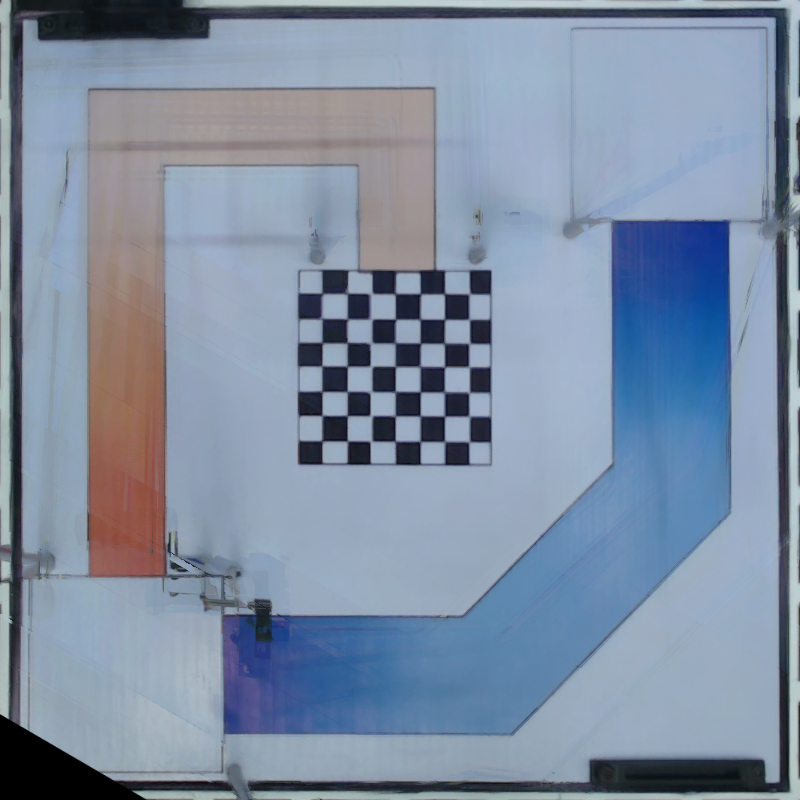
#> input picture ponyslayer/final.png, 800 x 800 px, found by its file name
$ python DBSCAN.py
#> lines starting #> are read from the running program, lines starting #| are printed output that depends on the picture; after the words box and inside, x2 and y2 are one past the last pixel; in counts of white or black regions, pixels touching at a corner belong together
#> further down, frame is the input picture: shape (800, 800, 3); mean B, G, R 163.2, 142.4, 127.2
print(__doc__)
import numpy as np
from sklearn.cluster import DBSCAN
from sklearn.preprocessing import StandardScaler
import cv2
import random
import imutils
def cluster_grap(frame, visualize = False, esp_value=0.7, min_samples=500, N=1000):
#> called with visualize = True, esp_value = 0.7, min_samples = 500, N = 1000
    original_height = frame.shape[0]
#> original_height = 800
    HSV = cv2.cvtColor(frame, cv2.COLOR_BGR2HSV)
#> HSV: shape (800, 800, 3); mean H, S, V 100.6, 65.5, 165.8
    H, S, V = cv2.split(HSV)
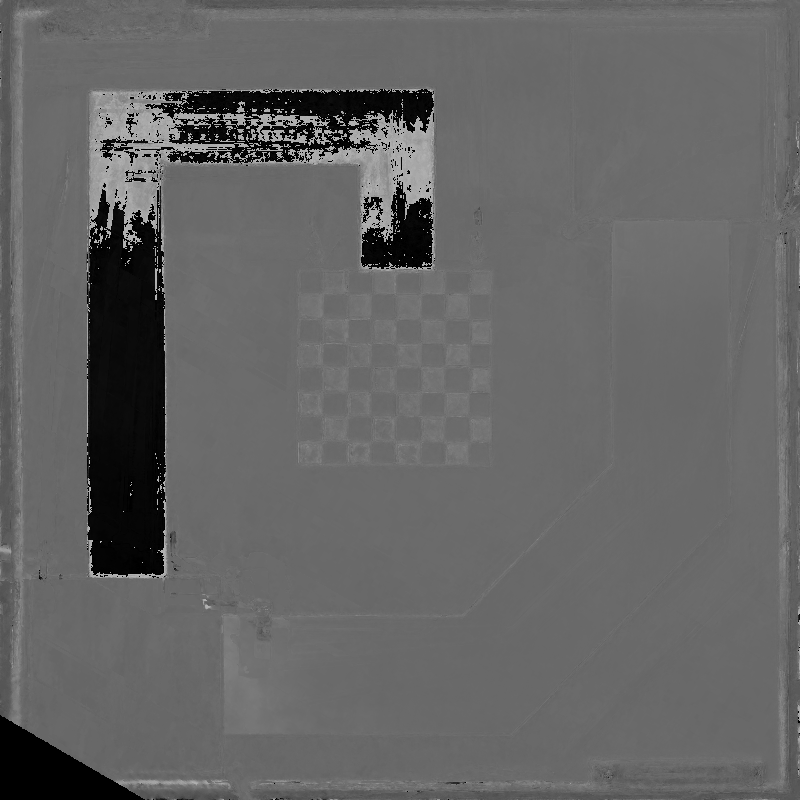
#> H: shape (800, 800); min 0, max 179, mean 100.6
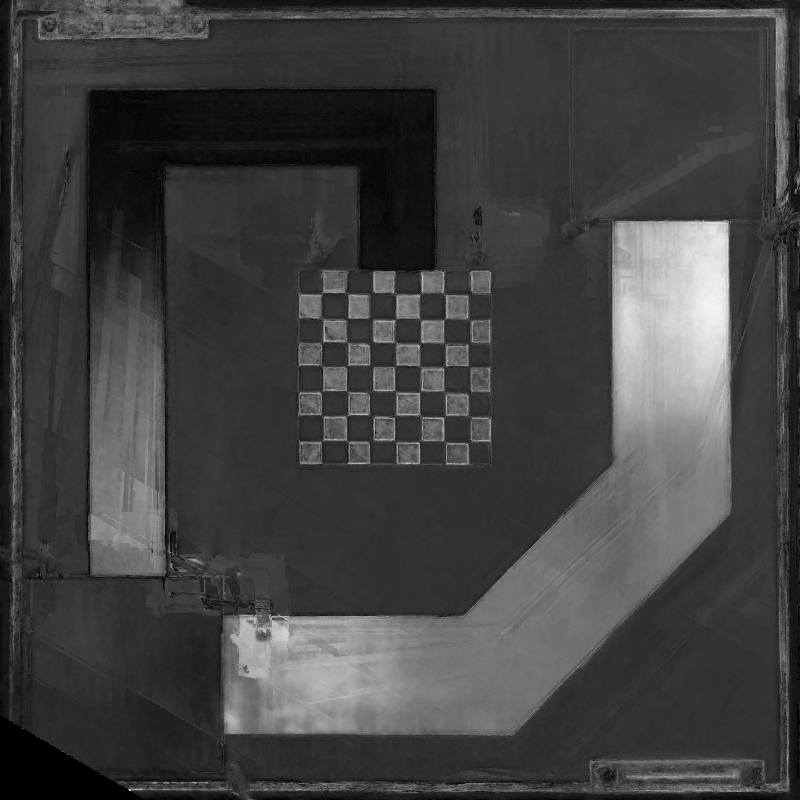
#> S: shape (800, 800); min 0, max 255, mean 65.5
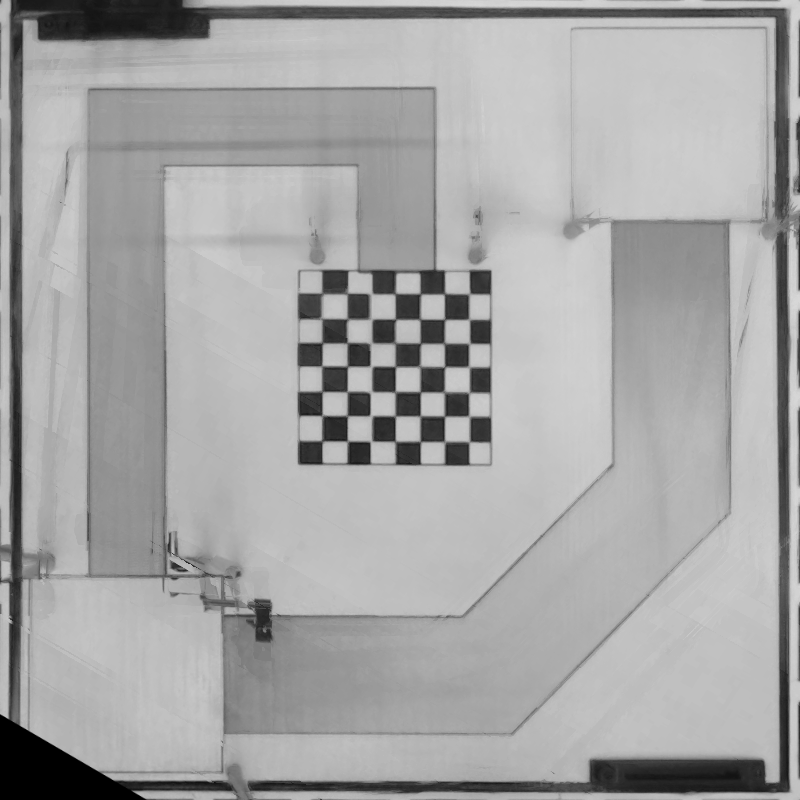
#> V: shape (800, 800); min 0, max 216, mean 165.8
    X_base = []
    index_list_base = []
    for i in range(N):
        y = random.randrange(0, H.shape[0] - 1)
        x = random.randrange(0, H.shape[1] - 1)
        point = (x, y)
        X_base.append((H[point], S[point], V[point]))
        index_list_base.append(point)
#> after the loop, X_base = 1000 items, first 6: (104, 43, 172), (107, 52, 195), (106, 48, 187), (108, 52, 202), (105, 50, 189), (105, 50, 192); index_list_base = 1000 pairs, first value 0 to 798, second value 0 to 798

    X = StandardScaler().fit_transform(X_base)
#> X = 1000 rows, first 8: [0.0917, -0.546, 0.123], [0.198, -0.327, 0.674], [0.163, -0.424, 0.482], [0.234, -0.327, 0.841], [0.127, -0.376, 0.53], [0.127, -0.376, 0.602], [0.198, -0.351, 0.171], [-3.38, -0.254, -0.428]

    # Compute DBSCAN
    db = DBSCAN(eps=esp_value, min_samples=min_samples).fit(X)  # esp=0.3
    core_samples_mask = np.zeros_like(db.labels_, dtype=bool)
    core_samples_mask[db.core_sample_indices_] = True
    labels = db.labels_
#> labels = 1000 values, max 0 at index 0, min -1 at index 7, mean -0.365

    ### For grabcut ###
    mask = np.ones(frame.shape[:2], np.uint8) * 2
    bgdModel = np.zeros((1, 65), np.float64)
    fgdModel = np.zeros((1, 65), np.float64)

    canvas = np.zeros((H.shape[0], H.shape[1], 3)) # Visualize canvas
    for i in range(len(index_list_base)):
        point = (index_list_base[i][1], index_list_base[i][0])
        if labels[i] == -1:
            cv2.circle(canvas, point, 2, (0, 0, 255), -1)
            cv2.circle(mask, point, 2, 0, -1)
        if labels[i] == 0:
            cv2.circle(canvas, point, 2, (0, 255, 0), -1)
            cv2.circle(mask, point, 2, 1, -1)
        else:
            cv2.circle(canvas, point, 2, (255, 0, 0), -1)
#> this loop made 1000 passes
#> point on passes 1 to 3: (394, 776), (430, 41), (265, 523)
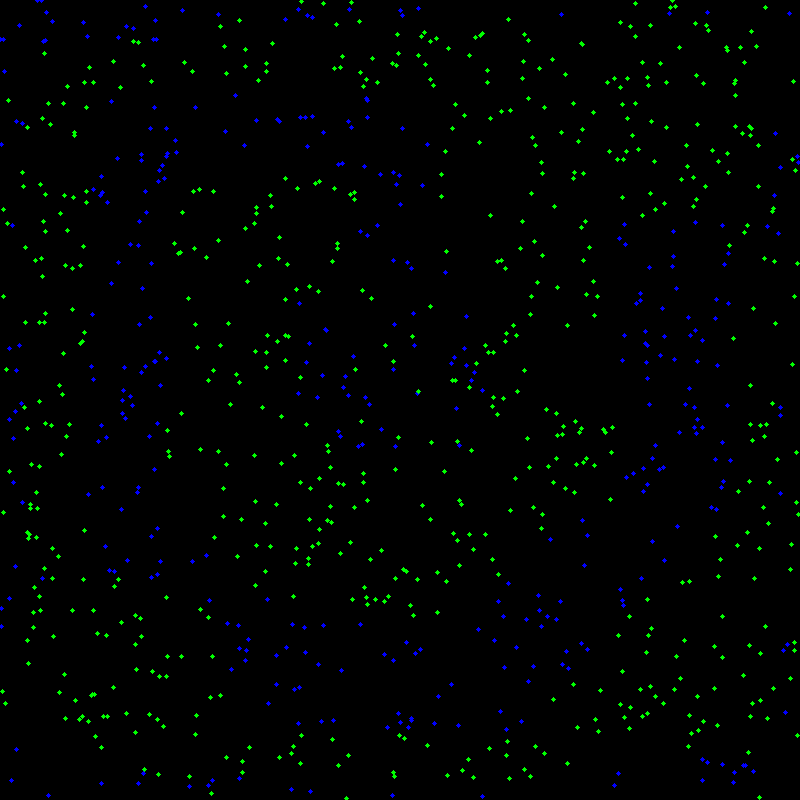
#> canvas: shape (800, 800, 3) float64; mean of channels 0, 1, 2 1.9, 3.3, 0; drawn as B, G, R
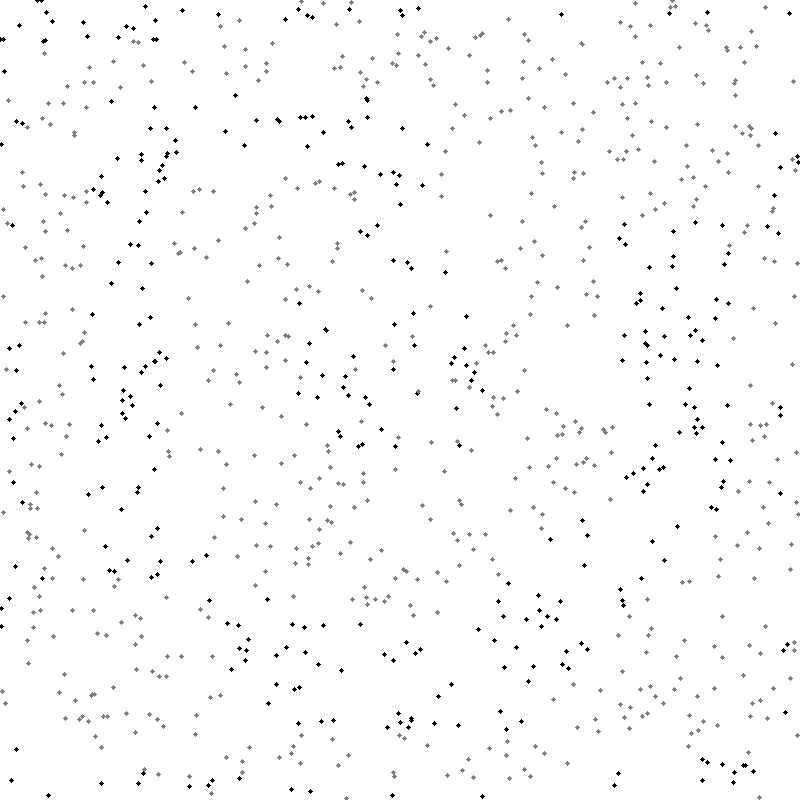
#> mask: shape (800, 800); min 0, max 2, mean 1.97; drawn with min black and max white
    if visualize:
        cv2.imshow("src", frame)
        cv2.imshow("Clustered Sample", canvas)
        cv2.waitKey(0)
    mask, bgdModel, fgdModel = cv2.grabCut(frame, mask, None, bgdModel, fgdModel, 5, cv2.GC_INIT_WITH_MASK)
    mask2 = np.where((mask == 2) | (mask == 0), 0, 1).astype('uint8')
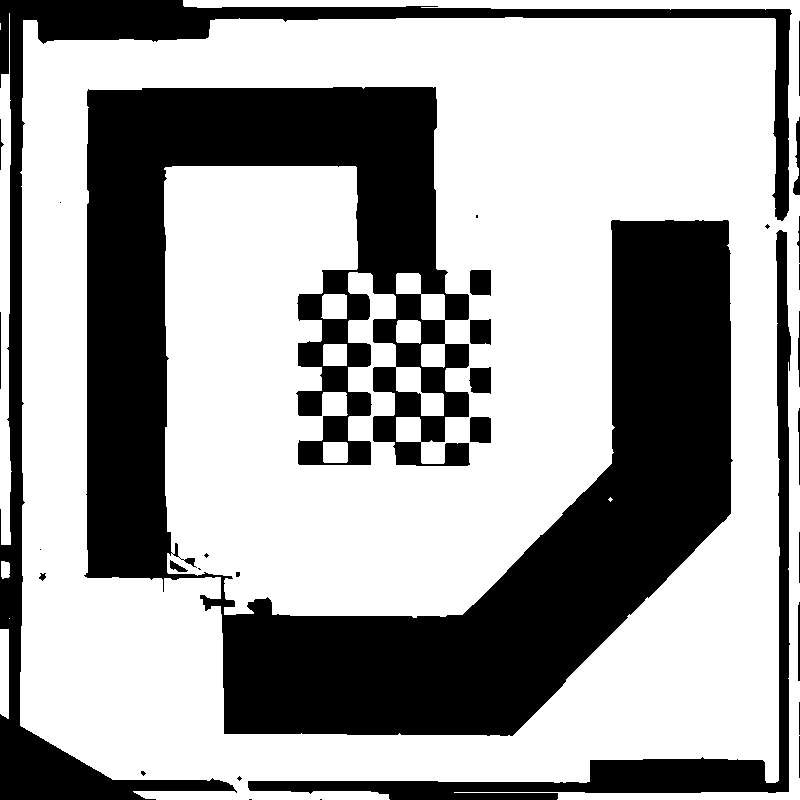
#> mask2: shape (800, 800); values 0 (black) and 1 (white), 63.5% white; 32 black regions (11 under 20 px), largest, box (x1, y1, x2, y2) and area: (84, 87, 733, 736) 180461, (0, 0, 792, 800) 33360, (248, 230, 791, 800) 16548
    if visualize:
        cv2.imshow("Maks", mask2 * 255)
        cv2.waitKey(0)
    mask = np.asarray(mask2*255, dtype=np.uint8)
    ## Remove outer border ##
    (h, w) = mask.shape
#> h = 800; w = 800
    mask_border = cv2.rectangle(np.ones_like(mask)*255, (int(0.1 * w), int(0.1 * h)),
                                (int(0.9 * w), int(0.9 * h)), 0, -1)
#> mask_border: shape (800, 800); 35.8% white; 1 white region, box (x1, y1, x2, y2) and area: (0, 0, 800, 800) 229119
    return cv2.bitwise_or(mask_border, mask)
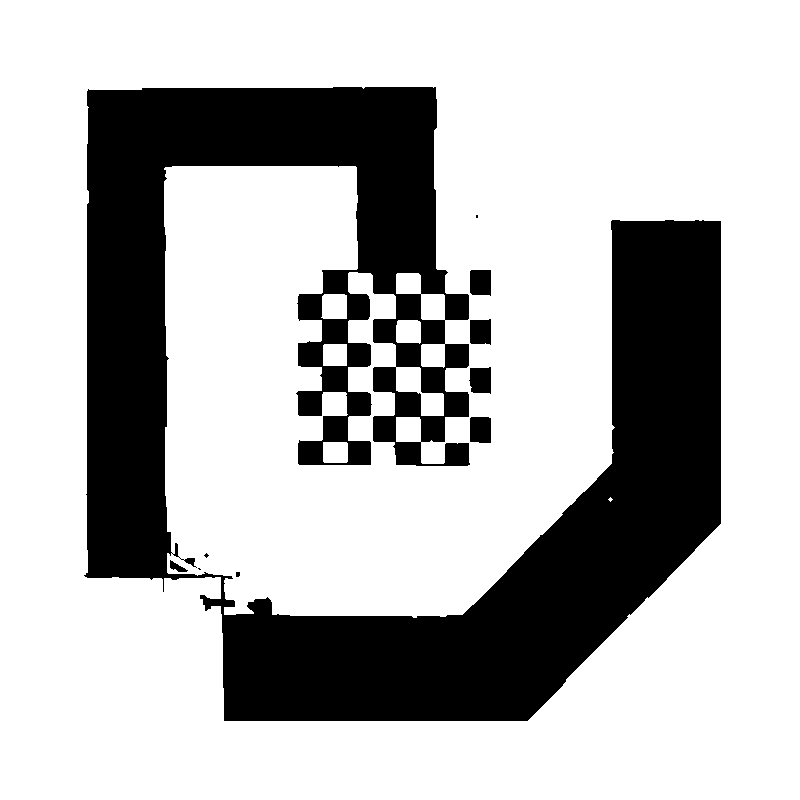
#> returned value: shape (800, 800); 72.5% white; 10 black regions (4 under 20 px), largest, box (x1, y1, x2, y2) and area: (84, 87, 721, 721) 173567, (470, 417, 491, 443) 534, (470, 270, 491, 296) 522, (469, 367, 491, 394) 519, (470, 319, 491, 345) 505, (170, 560, 188, 572) 100

# [59 lines left out: function cluster, not called in this run]

if __name__ == "__main__":
    import time
    frame = cv2.imread("X:/final.png")
    # frame = cv2.imread("../img/Real7.png")
    start = time.time()
    # mask = cluster(frame, esp_value=0.7,  scale=2, N=1000, visualize=True)
    mask = cluster_grap(frame, esp_value=0.7, N=1000, visualize=True)
    t = str(int(time.time()-start))
    print("Time usage: " + t + "sec.")
    cv2.imshow("Mask", mask)
    cv2.waitKey(0)
    cv2.destroyAllWindows()

$ run again, with img/Real7.png copied over ponyslayer/final.png
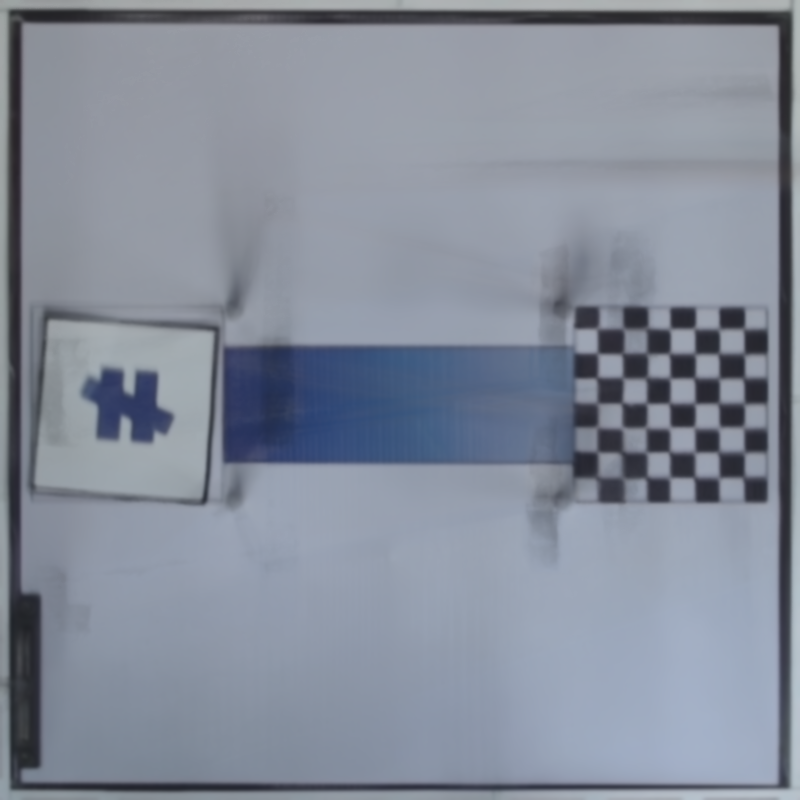
#> input picture img/Real7.png, 800 x 800 px, found by its file name
#> frame is the input picture: shape (800, 800, 3); mean B, G, R 154.6, 140.6, 133.1
#> HSV: shape (800, 800, 3); mean H, S, V 109.7, 37.2, 154.6
#> in cluster_grap, `H, S, V = cv2.split(HSV)`:
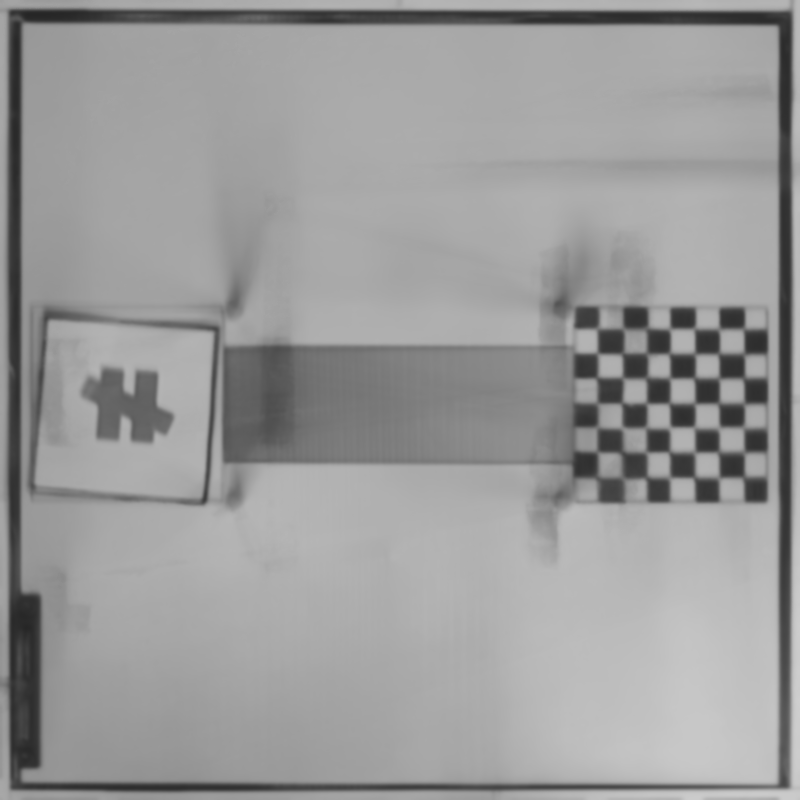
#> V: shape (800, 800); min 38, max 207, mean 154.6
#> after the loop in cluster_grap, `for i in range(N):`: X_base = 1000 items, first 6: (109, 42, 162), (111, 24, 169), (109, 35, 180), (110, 79, 135), (109, 34, 179), (108, 38, 173); index_list_base = 1000 pairs, first value 0 to 798, second value 0 to 798
#> X = 1000 rows, first 8: [-0.155, 0.178, 0.239], [0.297, -0.556, 0.454], [-0.155, -0.107, 0.792], [0.0712, 1.69, -0.59], [-0.155, -0.148, 0.762], [-0.381, 0.015, 0.577], [-0.155, -0.107, 0.669], [0.0712, -0.556, 0.209]
#> labels = 1000 values, max 0 at index 0, min -1 at index 3, mean -0.307
#> the loop in cluster_grap, `for i in range(len(index_list_base)):` made 1000 passes
#> point on passes 1 to 3: (394, 776), (430, 41), (265, 523)
#> mask2: shape (800, 800); values 0 (black) and 1 (white), 73.5% white; 20 black regions (18 under 20 px), largest, box (x1, y1, x2, y2) and area: (0, 0, 800, 800) 169231, (700, 757, 710, 765) 32
#> mask_border: shape (800, 800); 35.8% white; 1 white region, box (x1, y1, x2, y2) and area: (0, 0, 800, 800) 229119
#> in cluster_grap, `return cv2.bitwise_or(mask_border, mask)`:
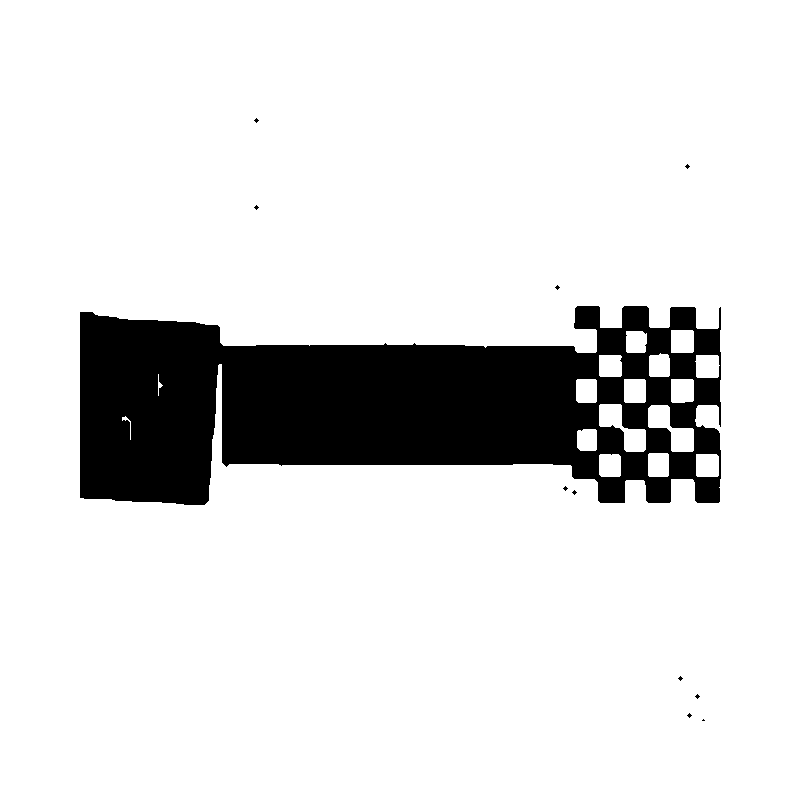
#> returned value: shape (800, 800); 87% white; 11 black regions (10 under 20 px), largest, box (x1, y1, x2, y2) and area: (80, 306, 721, 505) 83178
